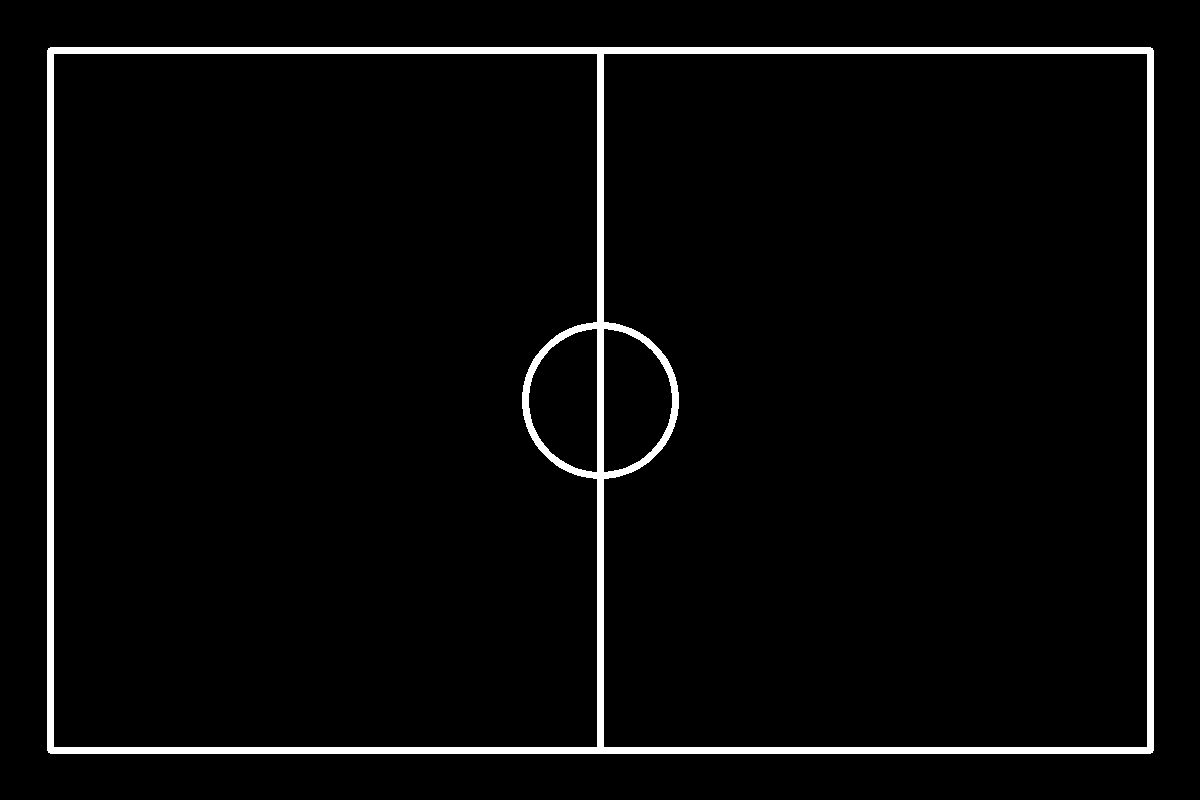
#> input picture src/vision_pkg/vision_pkg/maps/robocup_field.png, 1200 x 800 px
$ python test.py
#> lines starting #> are read from the running program, lines starting #| are printed output that depends on the picture; after the words box and inside, x2 and y2 are one past the last pixel; in counts of white or black regions, pixels touching at a corner belong together
import cv2
def show_pyramid(image, levels):
    pyramid = [image]
    for level in range(1, levels):
        image = cv2.pyrDown(image)
        pyramid.append(image)
    for i, level_img in enumerate(pyramid):
        cv2.imshow(f'Pyramid Level {i}', level_img)
        cv2.waitKey(0)  # Wait for key press to proceed to next level
    cv2.destroyAllWindows()

# Example usage:
if __name__ == "__main__":
    sensor_path = 'src/vision_pkg/vision_pkg/maps/robocup_field.png'
    sensor_map = cv2.imread(sensor_path, cv2.IMREAD_GRAYSCALE)
#> sensor_map: shape (800, 1200); 3.5% white; 1 white region, box (x1, y1, x2, y2) and area: (47, 47, 1154, 754) 33237
    if sensor_map is None:
        raise ValueError("Error loading sensor map. Check the file path.")
    _, sensor_map = cv2.threshold(sensor_map, 127, 255, cv2.THRESH_BINARY)

    # Show pyramid levels
    show_pyramid(sensor_map, levels=3)
#> the loop in show_pyramid, `for level in range(1, levels):` made 2 passes
#> pass 1, in show_pyramid, `image = cv2.pyrDown(image)`:
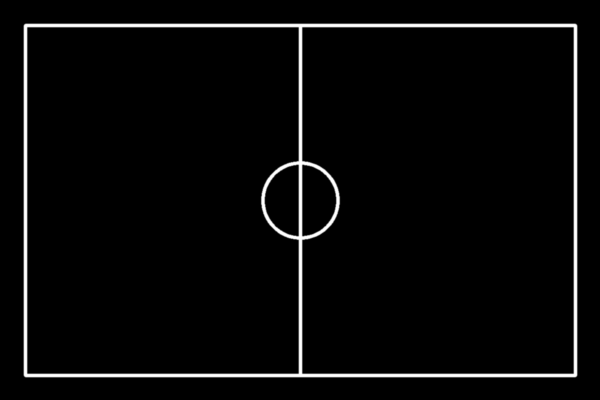
#> image: shape (400, 600); min 0, max 255, mean 8.8
#> pass 2, in show_pyramid, `image = cv2.pyrDown(image)`:
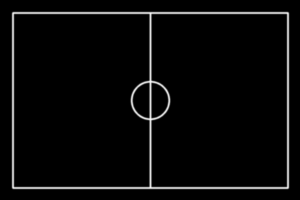
#> image: shape (200, 300); min 0, max 250, mean 8.8
#> after the loop in show_pyramid, `for level in range(1, levels):`: pyramid = 3 items
#> the loop in show_pyramid, `for i, level_img in enumerate(pyramid):` made 3 passes

$ run again, with src/vision_pkg/vision_pkg/maps/damaged_image.png copied over src/vision_pkg/vision_pkg/maps/robocup_field.png
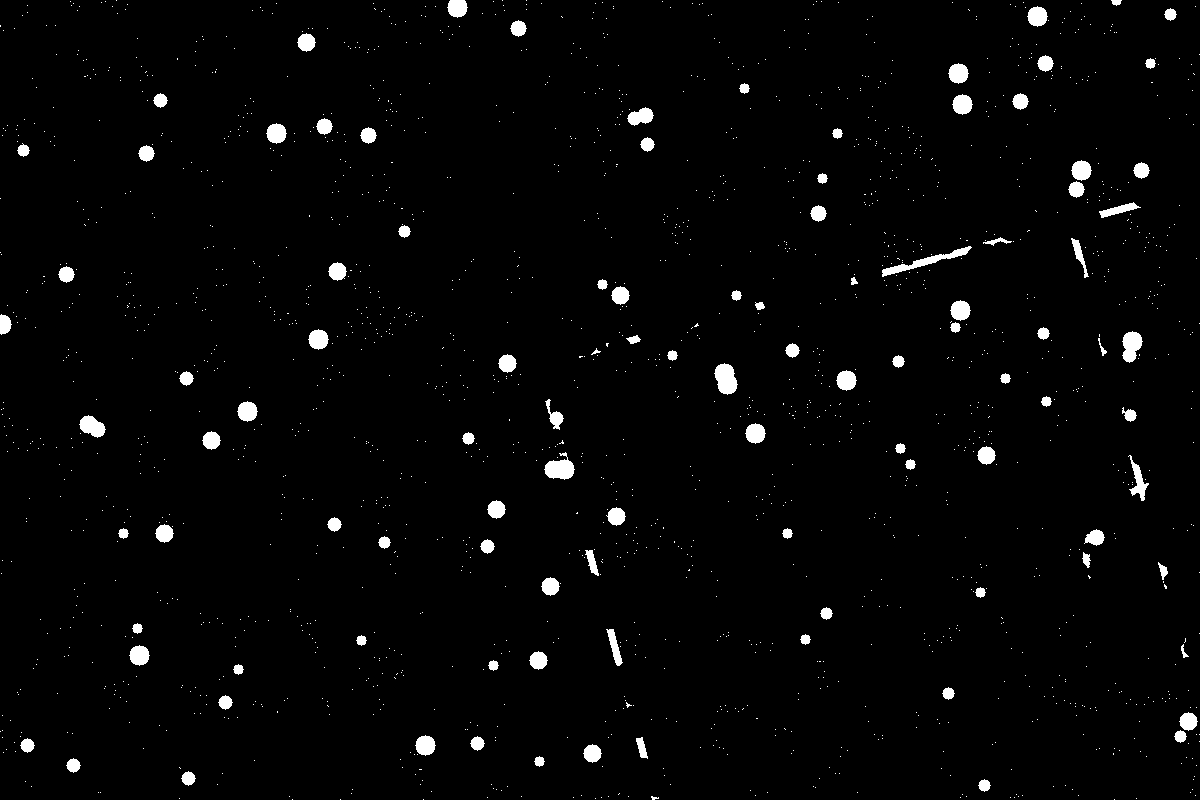
#> input picture src/vision_pkg/vision_pkg/maps/damaged_image.png, 1200 x 800 px
#> sensor_map: shape (800, 1200); 2.2% white; 1832 white regions (1727 under 20 px), largest, box (x1, y1, x2, y2) and area: (882, 246, 972, 277) 583, (714, 363, 738, 395) 532, (544, 452, 575, 480) 508
#> the loop in show_pyramid, `for level in range(1, levels):` made 2 passes
#> pass 2, in show_pyramid, `image = cv2.pyrDown(image)`:
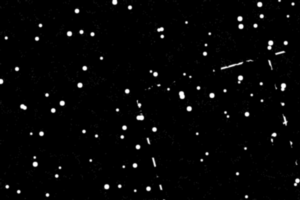
#> image: shape (200, 300); min 0, max 255, mean 5.7
#> after the loop in show_pyramid, `for level in range(1, levels):`: pyramid = 3 items
#> the loop in show_pyramid, `for i, level_img in enumerate(pyramid):` made 3 passes

$ run again, with src/vision_pkg/vision_pkg/maps/distance_field.png copied over src/vision_pkg/vision_pkg/maps/robocup_field.png
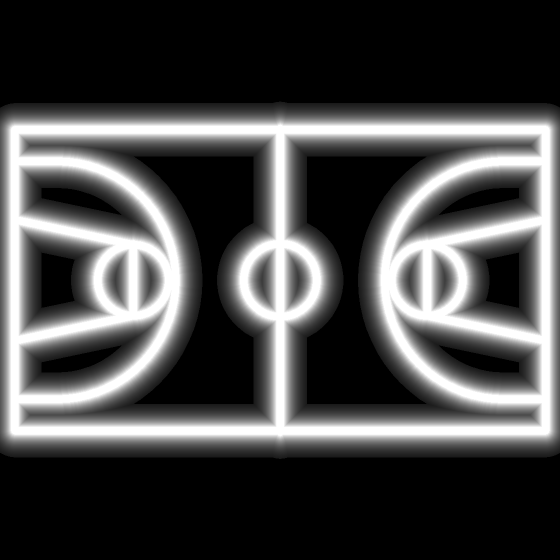
#> input picture src/vision_pkg/vision_pkg/maps/distance_field.png, 1120 x 1120 px (shown at 1/2 size)
#> sensor_map is the input picture: shape (1120, 1120); min 0, max 255, mean 71.6
#> `_, sensor_map = cv2.threshold(sensor_map, 127, 255, cv2.THRESH_BINARY)`:
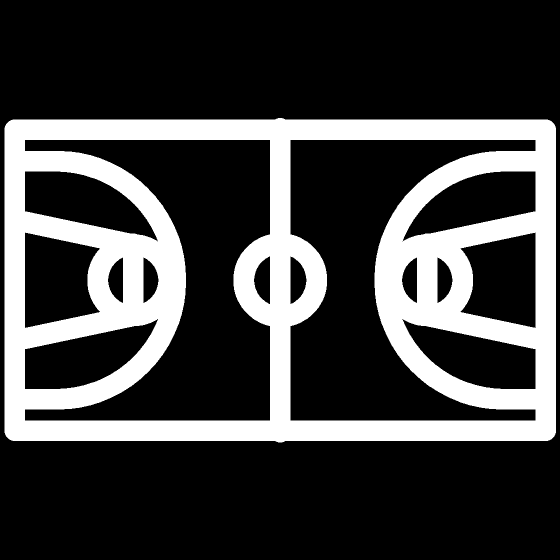
#> sensor_map: shape (1120, 1120) (shown at 1/2 size); 25.3% white; 1 white region, box (x1, y1, x2, y2) and area: (9, 236, 1112, 885) 317251
#> the loop in show_pyramid, `for level in range(1, levels):` made 2 passes
#> pass 2, in show_pyramid, `image = cv2.pyrDown(image)`:
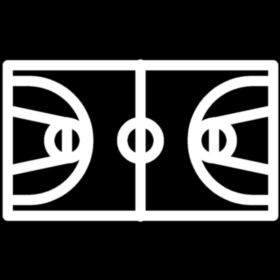
#> image: shape (280, 280); min 0, max 255, mean 64.5
#> after the loop in show_pyramid, `for level in range(1, levels):`: pyramid = 3 items
#> the loop in show_pyramid, `for i, level_img in enumerate(pyramid):` made 3 passes

$ run again, with src/vision_pkg/vision_pkg/maps/distance_test_field.png copied over src/vision_pkg/vision_pkg/maps/robocup_field.png
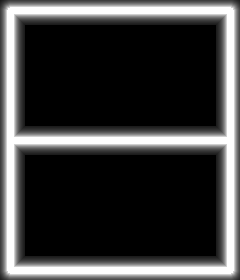
#> input picture src/vision_pkg/vision_pkg/maps/distance_test_field.png, 240 x 280 px
#> sensor_map is the input picture: shape (280, 240); min 0, max 255, mean 63
#> `_, sensor_map = cv2.threshold(sensor_map, 127, 255, cv2.THRESH_BINARY)`:
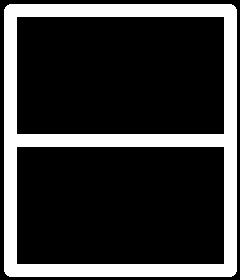
#> sensor_map: shape (280, 240); 22.5% white; 1 white region, box (x1, y1, x2, y2) and area: (4, 4, 237, 277) 15123
#> the loop in show_pyramid, `for level in range(1, levels):` made 2 passes
#> pass 2, in show_pyramid, `image = cv2.pyrDown(image)`:
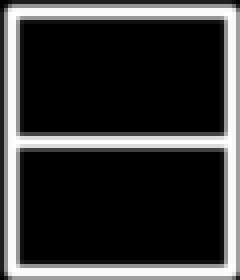
#> image: shape (70, 60) (shown 4 times larger); min 0, max 255, mean 57.7
#> after the loop in show_pyramid, `for level in range(1, levels):`: pyramid = 3 items
#> the loop in show_pyramid, `for i, level_img in enumerate(pyramid):` made 3 passes
